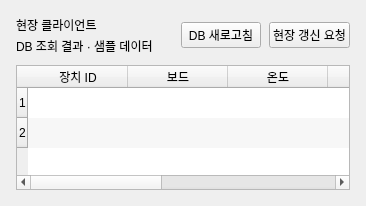
        <widget class="QFrame" name="clientsPanel">
         <property name="kind" stdset="0">
          <string notr="true">panel</string>
         </property>
         <layout class="QVBoxLayout" name="clientsPanelLayout">
          <property name="spacing">
           <number>10</number>
          </property>
          <property name="leftMargin">
           <number>16</number>
          </property>
          <property name="topMargin">
           <number>16</number>
          </property>
          <property name="rightMargin">
           <number>16</number>
          </property>
          <property name="bottomMargin">
           <number>16</number>
          </property>
          <item>
           <layout class="QHBoxLayout" name="clientsHeaderLayout">
            <property name="spacing">
             <number>8</number>
            </property>
            <item>
             <layout class="QVBoxLayout" name="clientsTitleLayout">
              <property name="spacing">
               <number>3</number>
              </property>
              <property name="leftMargin">
               <number>0</number>
              </property>
              <property name="topMargin">
               <number>0</number>
              </property>
              <property name="rightMargin">
               <number>0</number>
              </property>
              <property name="bottomMargin">
               <number>0</number>
              </property>
              <item>
               <widget class="QLabel" name="clientsTitle">
                <property name="text">
                 <string>현장 클라이언트</string>
                </property>
                <property name="role" stdset="0">
                 <string notr="true">title</string>
                </property>
               </widget>
              </item>
              <item>
               <widget class="QLabel" name="clientsSubtitle">
                <property name="text">
                 <string>DB 조회 결과 · 샘플 데이터</string>
                </property>
                <property name="role" stdset="0">
                 <string notr="true">muted</string>
                </property>
               </widget>
              </item>
             </layout>
            </item>
            <item>
             <spacer name="clientsHeaderSpace">
              <property name="orientation">
               <enum>Qt::Horizontal</enum>
              </property>
              <property name="sizeHint">
               <size>
                <width>20</width>
                <height>20</height>
               </size>
              </property>
             </spacer>
            </item>
            <item>
             <widget class="QPushButton" name="reloadDbButton">
              <property name="text">
               <string>DB 새로고침</string>
              </property>
              <property name="role" stdset="0">
               <string notr="true">subtle</string>
              </property>
              <property name="cursor">
               <cursorShape>PointingHandCursor</cursorShape>
              </property>
              <property name="autoDefault">
               <bool>false</bool>
              </property>
             </widget>
            </item>
            <item>
             <widget class="QPushButton" name="requestAllButton">
              <property name="text">
               <string>현장 갱신 요청</string>
              </property>
              <property name="toolTip">
               <string>연결된 모든 기기에 새 측정을 요청합니다. 측정·저장 결과는 이후 DB 조회로 확인합니다.</string>
              </property>
              <property name="role" stdset="0">
               <string notr="true">secondary</string>
              </property>
              <property name="cursor">
               <cursorShape>PointingHandCursor</cursorShape>
              </property>
              <property name="autoDefault">
               <bool>false</bool>
              </property>
             </widget>
            </item>
           </layout>
          </item>
          <item>
           <widget class="QTableWidget" name="clientsTable">
            <property name="minimumSize">
             <size>
              <width>0</width>
              <height>115</height>
             </size>
            </property>
            <property name="maximumSize">
             <size>
              <width>16777215</width>
              <height>125</height>
             </size>
            </property>
            <property name="editTriggers">
             <set>QAbstractItemView::NoEditTriggers</set>
            </property>
            <property name="alternatingRowColors">
             <bool>true</bool>
            </property>
            <property name="selectionMode">
             <enum>QAbstractItemView::SingleSelection</enum>
            </property>
            <property name="selectionBehavior">
             <enum>QAbstractItemView::SelectRows</enum>
            </property>
            <property name="showGrid">
             <bool>false</bool>
            </property>
            <property name="rowCount">
             <number>2</number>
            </property>
            <property name="columnCount">
             <number>7</number>
            </property>
            <column>
             <property name="text">
              <string>장치 ID</string>
             </property>
            </column>
            <column>
             <property name="text">
              <string>보드</string>
             </property>
            </column>
            <column>
             <property name="text">
              <string>온도</string>
             </property>
            </column>
            <column>
             <property name="text">
              <string>습도</string>
             </property>
            </column>
            <column>
             <property name="text">
              <string>측정 시각</string>
             </property>
            </column>
            <column>
             <property name="text">
              <string>접속 상태</string>
             </property>
            </column>
            <column>
             <property name="text">
              <string>업데이트</string>
             </property>
            </column>
            <row>
             <property name="text">
              <string>1</string>
             </property>
            </row>
            <row>
             <property name="text">
              <string>2</string>
             </property>
            </row>
           </widget>
          </item>
         </layout>
        </widget>
